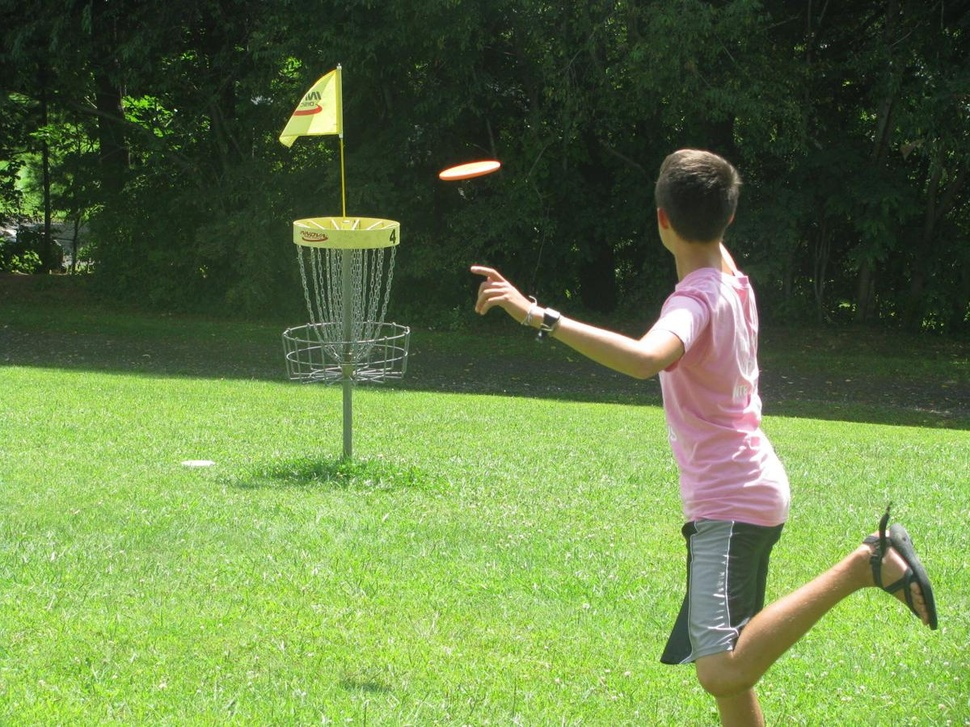
#> input picture seth/pink_putt.jpg, 970 x 727 px, shrunk from 1200 x 900 before the run
$ python -i test_proc.py   (imports and definitions only)
#> lines starting #> are read from the running program, lines starting #| are printed output that depends on the picture
#> further down, picture is the input picture: shape (727, 970, 3); mean B, G, R 70.8, 123.2, 100.8
import cv2 as cv
import numpy as np
import imutils

max_value = 255
max_type = 4
max_binary_value = 255
trackbar_type = 'Type: \n 0: Binary \n 1: Binary Inverted \n 2: Truncate \n 3: To Zero \n 4: To Zero Inverted'
trackbar_value = 'Value'
window_name = 'Image Processing Yeah'

# [10 lines left out: function Threshold_Demo, not called in this run]


max_lowThreshold = 200
title_trackbar = 'Min Threshold:'
ratio = 3
kernel_size =  5

# [15 lines left out: functions ProcessCannyThreshold, CannyThreshold, not called in this run]

trackbar_field = "Field Trackbar"

# [13 lines left out: function HSV_Filter, not called in this run]

def sat_mask(src, threshold, mode=cv.THRESH_TOZERO):
    '''
        `sat_mask` takes an image and masks it so that only areas of the image
        with saturation above `threshold` are kept. All other areas are made full
        black (0,0,0).

        Parameters:
            - src: source image
            - threshold: minimum saturation value to use as cutoff
            - mode: type of threshold to apply, default is keeping all above zero,
                although `cv.THRESH_TOZERO_INV` might also be useful

        Returns:
            - dst: original image with mask applied
    '''
#> called with threshold = 0, mode = 3
    # transform to HSV color space and extract saturation layer
    hsv = cv.cvtColor(src, cv.COLOR_BGR2HSV_FULL)
#> hsv: shape (727, 970, 3); mean H, S, V 72.7, 103.3, 125.1
    sat_layer = hsv[:,:,1]
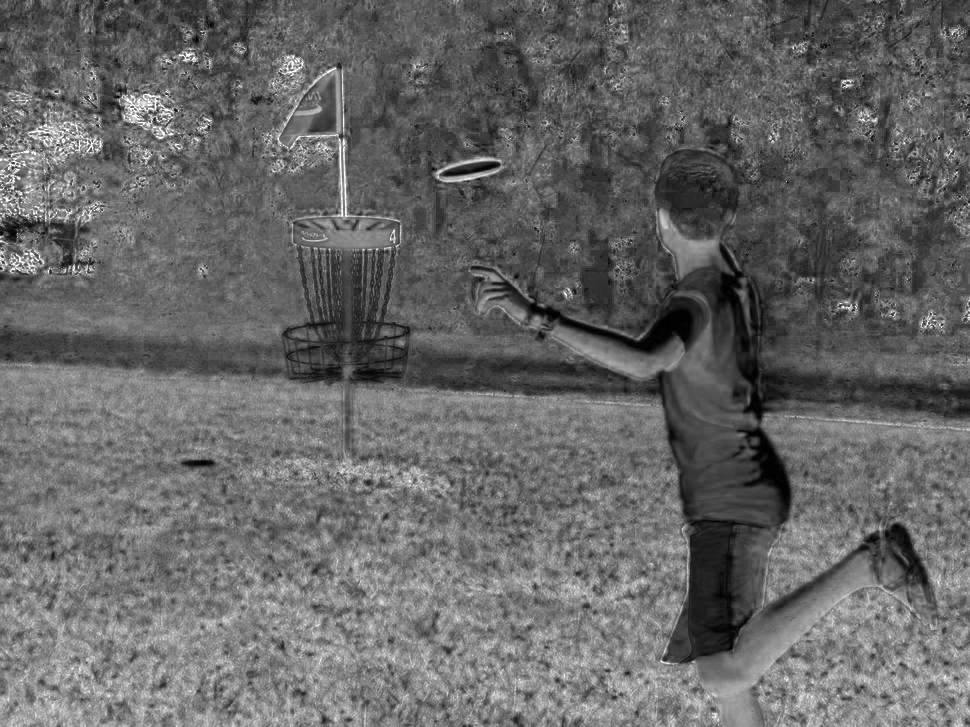
#> sat_layer: shape (727, 970); min 0, max 255, mean 103.3
    # duplicate saturation into false 3-channel image for use with cv.threshold
    full_sat = np.stack([sat_layer, sat_layer, sat_layer], axis=-1)
#> full_sat: shape (727, 970, 3); mean H, S, V 103.3, 103.3, 103.3
    # perform threshold operation
    _, filt = cv.threshold(full_sat, threshold, 255, mode)
    # create mask based on threshold and apply to original image to "delete" areas below
    # threshodl saturation
    mask = filt != 0
#> mask: shape (727, 970, 3) bool; mean H, S, V 0.999, 0.999, 0.999
    dst = src * mask.astype(src.dtype)

    return dst

def value_mask(src, threshold, mode=cv.THRESH_TOZERO):
    '''
        `value_mask` takes an image and masks it so that only areas of the image
        with value above `threshold` are kept. All other areas are made full
        black (0,0,0).

        Parameters:
            - src: source image
            - threshold: minimum value value to use as cutoff
            - mode: type of threshold to apply, default is keeping all above zero,
                although `cv.THRESH_TOZERO_INV` might also be useful

        Returns:
            - dst: original image with mask applied
    '''
#> called with threshold = 0, mode = 3
    # transform to HSV color space and extract value layer
    hsv = cv.cvtColor(src, cv.COLOR_BGR2HSV_FULL)
#> hsv: shape (727, 970, 3); mean H, S, V 72.7, 103.3, 125
    val_layer = hsv[:,:,2]
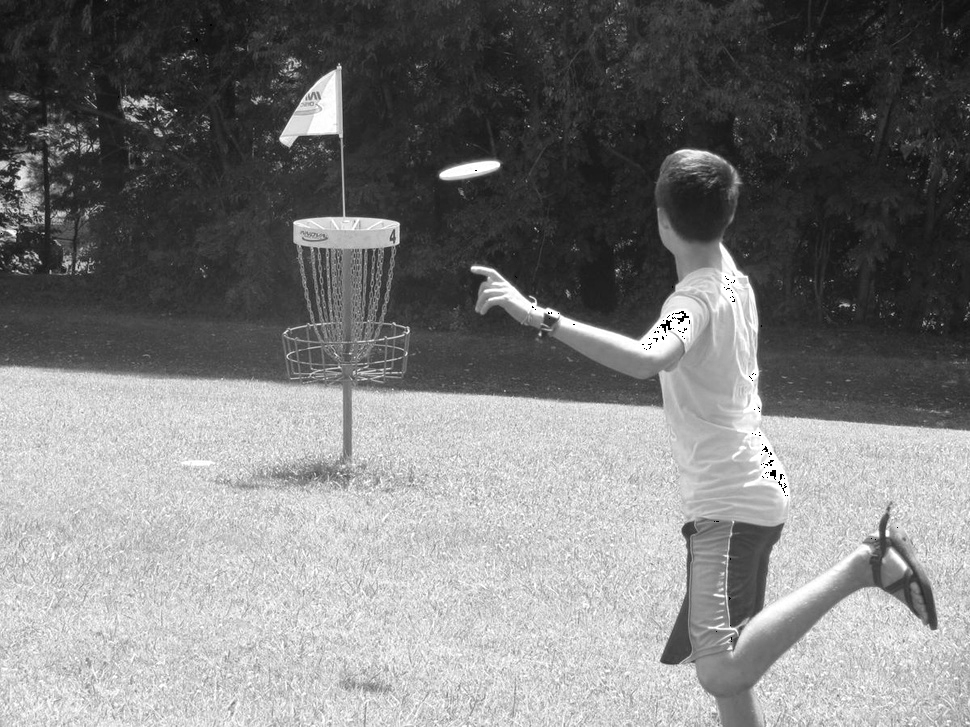
#> val_layer: shape (727, 970); min 0, max 255, mean 125
    # duplicate value into false 3-channel image for use with cv.threshold
    full_val = np.stack([val_layer, val_layer, val_layer], axis=-1)
#> full_val: shape (727, 970, 3); mean H, S, V 125, 125, 125
    # perform threshold operation
    _, filt = cv.threshold(full_val, threshold, 255, mode)
    # create mask based on threshold and apply to original image to "delete" areas below
    # threshold value
    mask = filt != 0
    dst = src * mask.astype(src.dtype)

    return dst

# [7 lines left out: function mask_highlight, not called in this run]

def Dual_Process(img, saturation_threshold=0, value_threshold=0):
    '''
        Take an image, apply both a saturation based mask, and value based mask, and display it.
    '''
    sat_processed = sat_mask(img, saturation_threshold)

    val_processed = value_mask(sat_processed, value_threshold)

    grey_original = cv.cvtColor(cv.cvtColor(img, cv.COLOR_BGR2GRAY), cv.COLOR_GRAY2BGR)
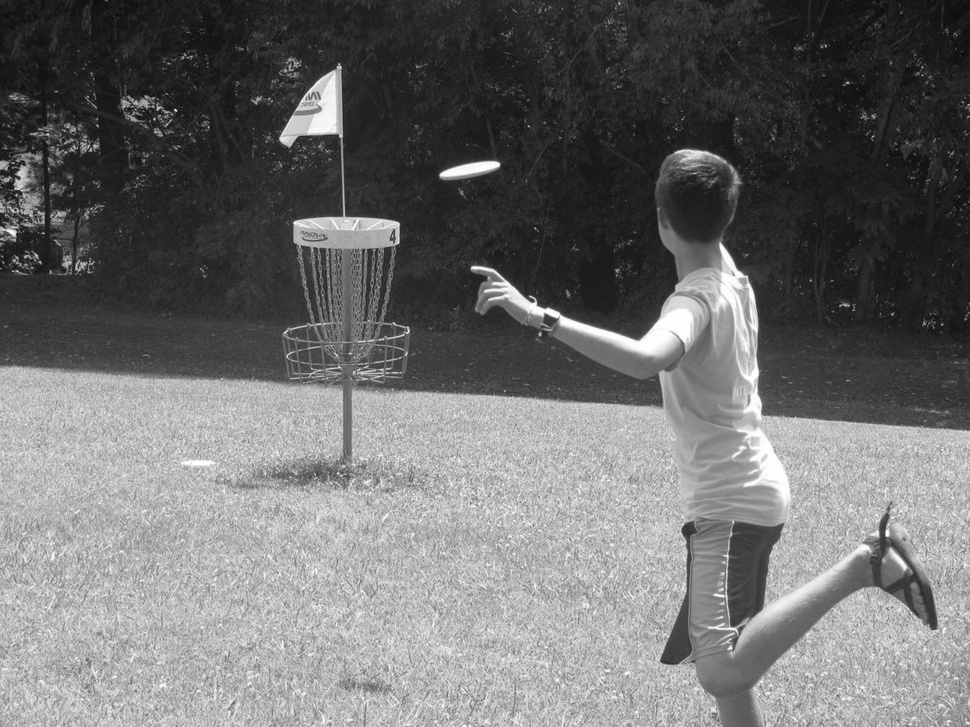
#> grey_original: shape (727, 970, 3); min 7, max 255, mean 110.5


    grey_original[val_processed != [0,0,0]] = 0
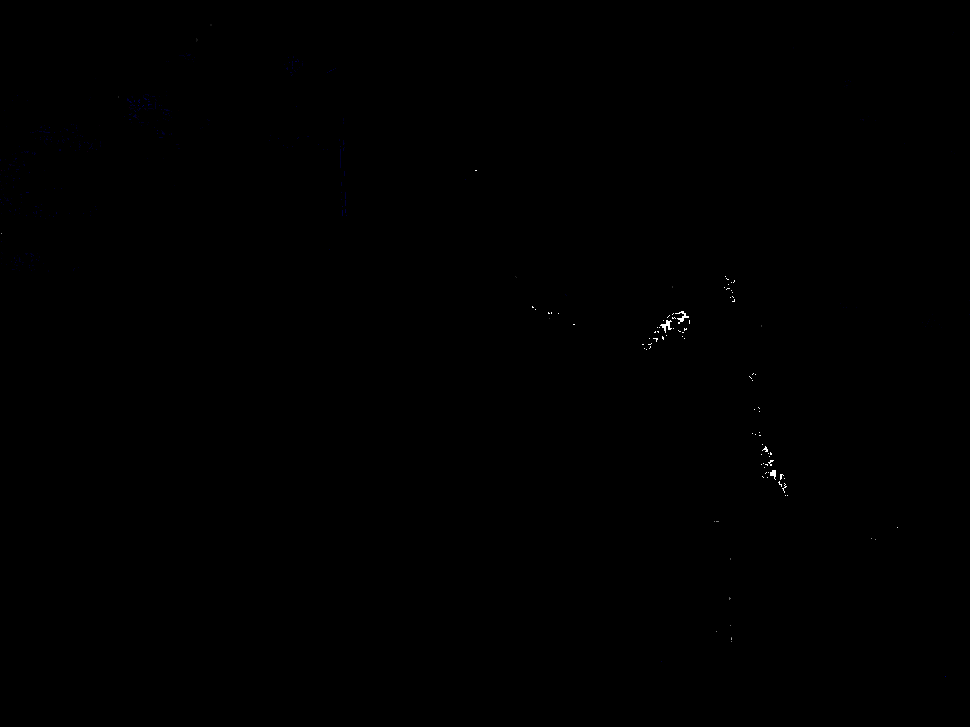
#> grey_original: shape (727, 970, 3); mean B, G, R 0.2, 0.1, 0.1

    merged = grey_original + val_processed

    cv.imshow("Merged", merged)
    cv.imshow("Double Masked", val_processed)

def _DP_Wrap(val):
    Dual_Process(image, 70)


# [1 line not run here, left out]

# [30 lines left out: function main, not called in this run]

>>> import cv2
>>> picture = cv2.imread('pink_putt.jpg')
>>> result = Dual_Process(picture)

$ run again, on seth/cowboy_forest.jpg
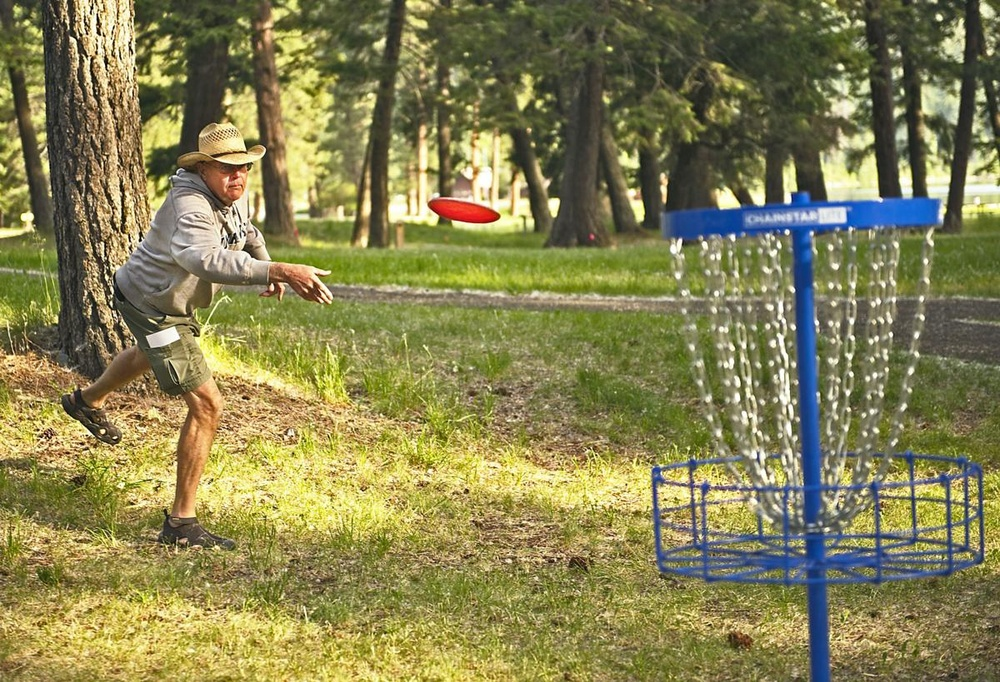
#> input picture seth/cowboy_forest.jpg, 1000 x 682 px, shrunk from 1200 x 819 before the run
#> picture is the input picture: shape (682, 1000, 3); mean B, G, R 82, 130, 134.6
#> in sat_mask, `sat_layer = hsv[:,:,1]`:
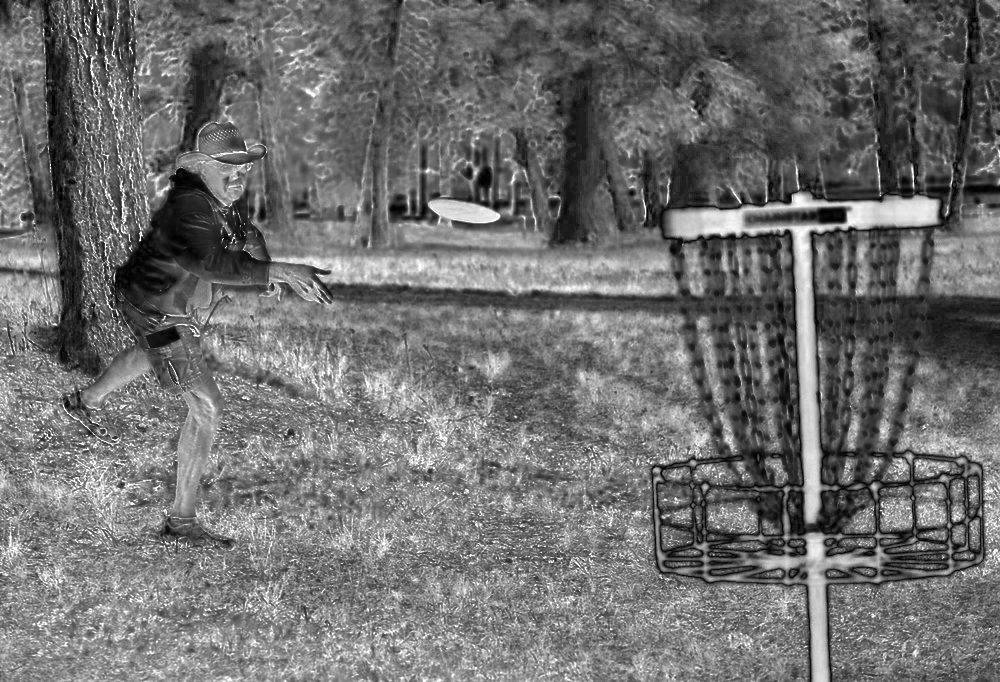
#> sat_layer: shape (682, 1000); min 0, max 255, mean 111.1
#> full_sat: shape (682, 1000, 3); mean H, S, V 111.1, 111.1, 111.1
#> mask: shape (682, 1000, 3) bool; mean H, S, V 0.999, 0.999, 0.999
#> full_val: shape (682, 1000, 3); mean H, S, V 139.9, 139.9, 139.9
#> in Dual_Process, `grey_original = cv.cvtColor(cv.cvtColor(img, cv.COLOR_BGR2GRAY), cv.CO..`:
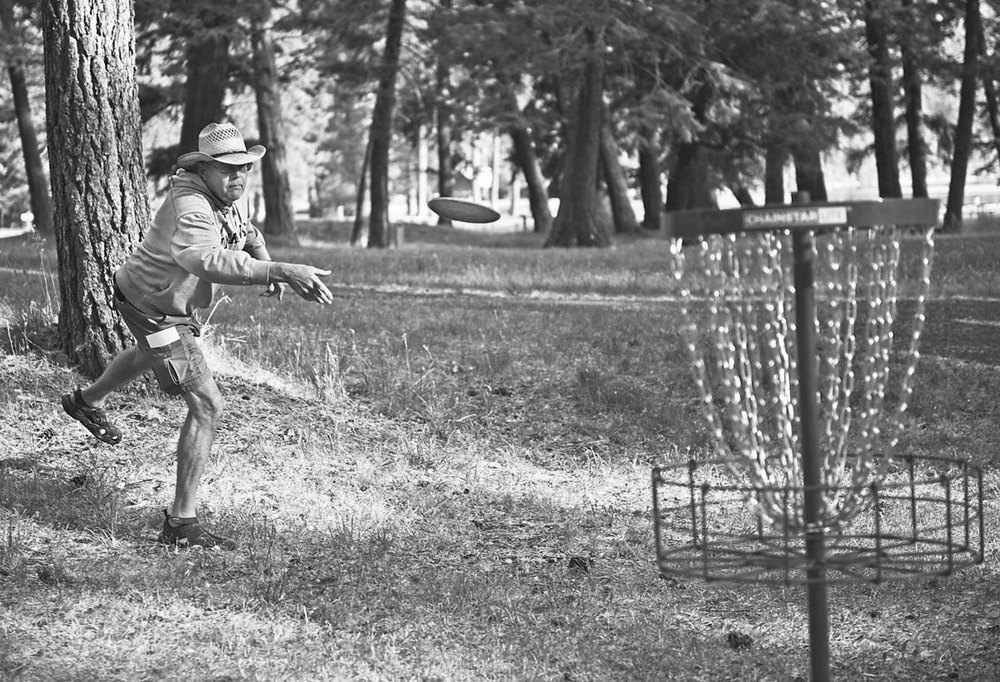
#> grey_original: shape (682, 1000, 3); min 1, max 255, mean 125.9

$ run again, on seth/putt.jpg
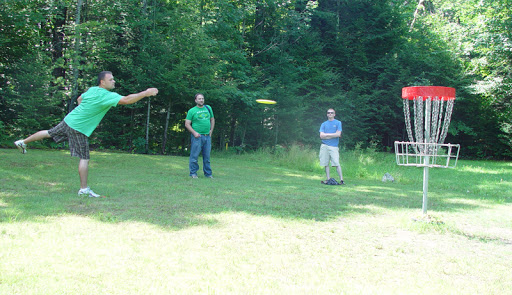
#> input picture seth/putt.jpg, 512 x 295 px
#> picture is the input picture: shape (295, 512, 3); mean B, G, R 129.9, 153.9, 123.4
#> in sat_mask, `sat_layer = hsv[:,:,1]`:
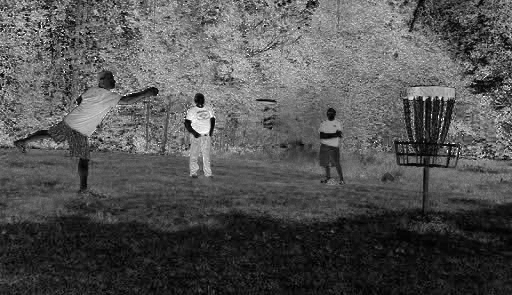
#> sat_layer: shape (295, 512); min 0, max 255, mean 82.8
#> full_sat: shape (295, 512, 3); mean H, S, V 82.8, 82.8, 82.8
#> mask: shape (295, 512, 3) bool; mean H, S, V 1, 1, 1
#> full_val: shape (295, 512, 3); mean H, S, V 155.5, 155.5, 155.5
#> in Dual_Process, `grey_original = cv.cvtColor(cv.cvtColor(img, cv.COLOR_BGR2GRAY), cv.CO..`:
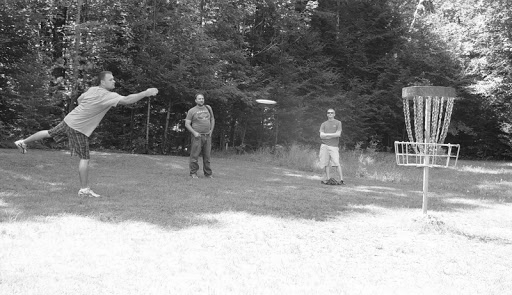
#> grey_original: shape (295, 512, 3); min 3, max 255, mean 142
